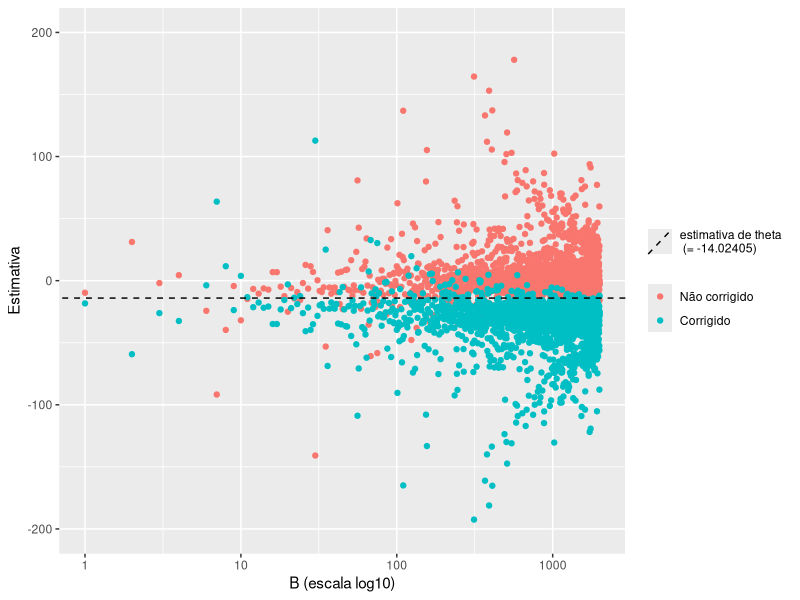

The R source for this figure:
## ---- chunk 1
library(tidyverse)
library(reshape2)
## ---- chunk 2
x <- c( 8406, 2342, 8187, 8459, 4795, 3516, 4796, 10238)
y <- c(-1200, 2601, -2705, 1982, -1290, 351, -638, -2719)
## ---- chunk 3
gera_est_thetae <- function(X, Y, B){
  thetae <- c()
  for (b in 1:B) {
    Ex <- mean(sample(X, length(X), replace = T))
    Ey <- mean(sample(Y, length(Y), replace = T))
    while(Ey == 0){
      Ey <- mean(sample(Y, length(Y), replace = T))
    }
    thetae[b] <- Ex/Ey
  }
  return(thetae)
}
## ---- chunk 4
est_thetae <- c()
sd_thetae <- c()
B <- 2000
for (b in 1:B) {
  g_est_thetae = gera_est_thetae(x, y, b)
  est_thetae[b] <- mean(g_est_thetae)
  sd_thetae[b] = sd(g_est_thetae)             #desvio padrão dos thetae em cada B
}

theta <- mean(x)/mean(y) # Estimativa
est_thetaec <- 2 * theta - est_thetae # Correção de viés de cada B
sd_thetaec = sd(est_thetaec)             #desvio padrão das estimativas corrigidas des cada B
## ---- chunk 5
Dados = cbind(est_thetae, est_thetaec)
Data = melt(Dados) #A função melt decompõe a base,categorizando os valores pela variável
Data = as.data.frame(Data)

Data %>% ggplot() +
 aes(x = Var1, y = value, colour = Var2) +
 geom_point(size = 1.5) +
 labs(colour = NULL) +
 scale_color_hue(lab = c("Não corrigido", "Corrigido") ) + ylim(-200, 200) +
 geom_abline(aes(intercept = theta, slope = 0, linetype = "dashed")) +
 scale_linetype_manual(name = NULL, values = c("dashed"), 
                      labels=c("estimativa de theta \n (= -14.02405)"))+
 scale_x_continuous(trans = "log10") +
 xlab("B (escala log10)") + ylab("Estimativa")
